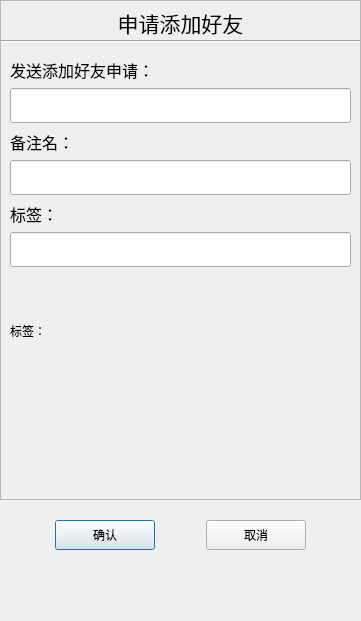
<?xml version="1.0" encoding="UTF-8"?>
<ui version="4.0">
 <class>ApplyFriend</class>
 <widget class="QDialog" name="ApplyFriend">
  <property name="geometry">
   <rect>
    <x>0</x>
    <y>0</y>
    <width>361</width>
    <height>621</height>
   </rect>
  </property>
  <property name="minimumSize">
   <size>
    <width>361</width>
    <height>621</height>
   </size>
  </property>
  <property name="maximumSize">
   <size>
    <width>361</width>
    <height>621</height>
   </size>
  </property>
  <property name="windowTitle">
   <string>Dialog</string>
  </property>
  <layout class="QVBoxLayout" name="verticalLayout">
   <property name="spacing">
    <number>0</number>
   </property>
   <property name="leftMargin">
    <number>0</number>
   </property>
   <property name="topMargin">
    <number>0</number>
   </property>
   <property name="rightMargin">
    <number>0</number>
   </property>
   <property name="bottomMargin">
    <number>0</number>
   </property>
   <item>
    <widget class="ElaScrollArea" name="scrollArea">
     <property name="minimumSize">
      <size>
       <width>0</width>
       <height>500</height>
      </size>
     </property>
     <property name="widgetResizable">
      <bool>true</bool>
     </property>
     <widget class="QWidget" name="scrollcontent">
      <property name="geometry">
       <rect>
        <x>0</x>
        <y>0</y>
        <width>359</width>
        <height>498</height>
       </rect>
      </property>
      <layout class="QVBoxLayout" name="verticalLayout_2">
       <property name="spacing">
        <number>5</number>
       </property>
       <property name="leftMargin">
        <number>0</number>
       </property>
       <property name="rightMargin">
        <number>0</number>
       </property>
       <item>
        <widget class="ElaText" name="apply_lb">
         <property name="minimumSize">
          <size>
           <width>0</width>
           <height>25</height>
          </size>
         </property>
         <property name="maximumSize">
          <size>
           <width>16777215</width>
           <height>25</height>
          </size>
         </property>
         <property name="font">
          <font>
           <pointsize>16</pointsize>
          </font>
         </property>
         <property name="text">
          <string>申请添加好友</string>
         </property>
         <property name="alignment">
          <set>Qt::AlignmentFlag::AlignCenter</set>
         </property>
        </widget>
       </item>
       <item>
        <widget class="Line" name="line">
         <property name="orientation">
          <enum>Qt::Orientation::Horizontal</enum>
         </property>
        </widget>
       </item>
       <item>
        <widget class="QWidget" name="widget" native="true">
         <layout class="QVBoxLayout" name="verticalLayout_3">
          <item>
           <widget class="ElaText" name="apply_lb_2">
            <property name="minimumSize">
             <size>
              <width>0</width>
              <height>25</height>
             </size>
            </property>
            <property name="maximumSize">
             <size>
              <width>16777215</width>
              <height>25</height>
             </size>
            </property>
            <property name="font">
             <font>
              <pointsize>12</pointsize>
             </font>
            </property>
            <property name="text">
             <string>发送添加好友申请：</string>
            </property>
            <property name="alignment">
             <set>Qt::AlignmentFlag::AlignLeading|Qt::AlignmentFlag::AlignLeft|Qt::AlignmentFlag::AlignVCenter</set>
            </property>
           </widget>
          </item>
          <item>
           <widget class="ElaLineEdit" name="name_ed">
            <property name="minimumSize">
             <size>
              <width>0</width>
              <height>35</height>
             </size>
            </property>
           </widget>
          </item>
          <item>
           <widget class="ElaText" name="apply_lb_3">
            <property name="minimumSize">
             <size>
              <width>0</width>
              <height>25</height>
             </size>
            </property>
            <property name="maximumSize">
             <size>
              <width>16777215</width>
              <height>25</height>
             </size>
            </property>
            <property name="font">
             <font>
              <pointsize>12</pointsize>
             </font>
            </property>
            <property name="text">
             <string>备注名：</string>
            </property>
            <property name="alignment">
             <set>Qt::AlignmentFlag::AlignLeading|Qt::AlignmentFlag::AlignLeft|Qt::AlignmentFlag::AlignVCenter</set>
            </property>
           </widget>
          </item>
          <item>
           <widget class="ElaLineEdit" name="back_ed">
            <property name="minimumSize">
             <size>
              <width>0</width>
              <height>35</height>
             </size>
            </property>
           </widget>
          </item>
          <item>
           <widget class="ElaText" name="apply_lb_4">
            <property name="minimumSize">
             <size>
              <width>0</width>
              <height>25</height>
             </size>
            </property>
            <property name="maximumSize">
             <size>
              <width>16777215</width>
              <height>25</height>
             </size>
            </property>
            <property name="font">
             <font>
              <pointsize>12</pointsize>
             </font>
            </property>
            <property name="text">
             <string>标签：</string>
            </property>
            <property name="alignment">
             <set>Qt::AlignmentFlag::AlignLeading|Qt::AlignmentFlag::AlignLeft|Qt::AlignmentFlag::AlignVCenter</set>
            </property>
           </widget>
          </item>
          <item>
           <widget class="ElaLineEdit" name="lb_ed">
            <property name="minimumSize">
             <size>
              <width>0</width>
              <height>35</height>
             </size>
            </property>
            <property name="maximumSize">
             <size>
              <width>16777215</width>
              <height>16777215</height>
             </size>
            </property>
           </widget>
          </item>
          <item>
           <widget class="QWidget" name="lg_grop_wid" native="true">
            <property name="minimumSize">
             <size>
              <width>0</width>
              <height>50</height>
             </size>
            </property>
            <layout class="QVBoxLayout" name="verticalLayout_4">
             <property name="spacing">
              <number>0</number>
             </property>
             <property name="leftMargin">
              <number>0</number>
             </property>
             <property name="topMargin">
              <number>0</number>
             </property>
             <property name="rightMargin">
              <number>0</number>
             </property>
             <property name="bottomMargin">
              <number>0</number>
             </property>
             <item>
              <widget class="QWidget" name="gridWidget" native="true">
               <property name="minimumSize">
                <size>
                 <width>0</width>
                 <height>40</height>
                </size>
               </property>
               <property name="maximumSize">
                <size>
                 <width>16777215</width>
                 <height>40</height>
                </size>
               </property>
              </widget>
             </item>
             <item>
              <widget class="QWidget" name="input_tip_wid" native="true">
               <property name="minimumSize">
                <size>
                 <width>0</width>
                 <height>35</height>
                </size>
               </property>
               <property name="maximumSize">
                <size>
                 <width>16777215</width>
                 <height>35</height>
                </size>
               </property>
               <layout class="QVBoxLayout" name="verticalLayout_5">
                <property name="spacing">
                 <number>0</number>
                </property>
                <property name="leftMargin">
                 <number>0</number>
                </property>
                <property name="topMargin">
                 <number>0</number>
                </property>
                <property name="rightMargin">
                 <number>0</number>
                </property>
                <property name="bottomMargin">
                 <number>0</number>
                </property>
                <item>
                 <widget class="ClickedOnceLabel" name="tip_lb">
                  <property name="minimumSize">
                   <size>
                    <width>0</width>
                    <height>25</height>
                   </size>
                  </property>
                  <property name="maximumSize">
                   <size>
                    <width>16777215</width>
                    <height>25</height>
                   </size>
                  </property>
                  <property name="text">
                   <string>标签：</string>
                  </property>
                  <property name="alignment">
                   <set>Qt::AlignmentFlag::AlignLeading|Qt::AlignmentFlag::AlignLeft|Qt::AlignmentFlag::AlignVCenter</set>
                  </property>
                 </widget>
                </item>
               </layout>
              </widget>
             </item>
             <item>
              <widget class="QWidget" name="widget_2" native="true">
               <property name="minimumSize">
                <size>
                 <width>0</width>
                 <height>60</height>
                </size>
               </property>
               <layout class="QHBoxLayout" name="horizontalLayout_2">
                <property name="spacing">
                 <number>7</number>
                </property>
                <property name="leftMargin">
                 <number>0</number>
                </property>
                <property name="topMargin">
                 <number>0</number>
                </property>
                <property name="rightMargin">
                 <number>0</number>
                </property>
                <property name="bottomMargin">
                 <number>0</number>
                </property>
                <item>
                 <widget class="QWidget" name="lb_list" native="true">
                  <property name="minimumSize">
                   <size>
                    <width>287</width>
                    <height>50</height>
                   </size>
                  </property>
                  <property name="maximumSize">
                   <size>
                    <width>287</width>
                    <height>16777215</height>
                   </size>
                  </property>
                 </widget>
                </item>
                <item>
                 <widget class="QWidget" name="more_lb_wd" native="true">
                  <property name="minimumSize">
                   <size>
                    <width>30</width>
                    <height>0</height>
                   </size>
                  </property>
                  <property name="maximumSize">
                   <size>
                    <width>30</width>
                    <height>16777215</height>
                   </size>
                  </property>
                  <layout class="QVBoxLayout" name="verticalLayout_6">
                   <property name="spacing">
                    <number>0</number>
                   </property>
                   <property name="leftMargin">
                    <number>0</number>
                   </property>
                   <property name="topMargin">
                    <number>0</number>
                   </property>
                   <property name="rightMargin">
                    <number>0</number>
                   </property>
                   <property name="bottomMargin">
                    <number>0</number>
                   </property>
                   <item>
                    <spacer name="verticalSpacer_3">
                     <property name="orientation">
                      <enum>Qt::Orientation::Vertical</enum>
                     </property>
                     <property name="sizeHint" stdset="0">
                      <size>
                       <width>20</width>
                       <height>40</height>
                      </size>
                     </property>
                    </spacer>
                   </item>
                   <item>
                    <widget class="ClickedOnceLabel" name="more_lb">
                     <property name="minimumSize">
                      <size>
                       <width>25</width>
                       <height>25</height>
                      </size>
                     </property>
                     <property name="maximumSize">
                      <size>
                       <width>25</width>
                       <height>25</height>
                      </size>
                     </property>
                     <property name="sizeIncrement">
                      <size>
                       <width>25</width>
                       <height>25</height>
                      </size>
                     </property>
                     <property name="text">
                      <string/>
                     </property>
                    </widget>
                   </item>
                   <item>
                    <spacer name="verticalSpacer_4">
                     <property name="orientation">
                      <enum>Qt::Orientation::Vertical</enum>
                     </property>
                     <property name="sizeHint" stdset="0">
                      <size>
                       <width>20</width>
                       <height>40</height>
                      </size>
                     </property>
                    </spacer>
                   </item>
                  </layout>
                 </widget>
                </item>
               </layout>
              </widget>
             </item>
            </layout>
           </widget>
          </item>
         </layout>
        </widget>
       </item>
      </layout>
     </widget>
    </widget>
   </item>
   <item>
    <spacer name="verticalSpacer">
     <property name="orientation">
      <enum>Qt::Orientation::Vertical</enum>
     </property>
     <property name="sizeType">
      <enum>QSizePolicy::Policy::Fixed</enum>
     </property>
     <property name="sizeHint" stdset="0">
      <size>
       <width>20</width>
       <height>10</height>
      </size>
     </property>
    </spacer>
   </item>
   <item>
    <widget class="QWidget" name="apply_sure_wid" native="true">
     <property name="minimumSize">
      <size>
       <width>0</width>
       <height>50</height>
      </size>
     </property>
     <layout class="QHBoxLayout" name="horizontalLayout">
      <item>
       <spacer name="horizontalSpacer">
        <property name="orientation">
         <enum>Qt::Orientation::Horizontal</enum>
        </property>
        <property name="sizeHint" stdset="0">
         <size>
          <width>41</width>
          <height>20</height>
         </size>
        </property>
       </spacer>
      </item>
      <item>
       <widget class="ClikedBtn" name="sure_btn">
        <property name="minimumSize">
         <size>
          <width>100</width>
          <height>30</height>
         </size>
        </property>
        <property name="text">
         <string>确认</string>
        </property>
       </widget>
      </item>
      <item>
       <spacer name="horizontalSpacer_2">
        <property name="orientation">
         <enum>Qt::Orientation::Horizontal</enum>
        </property>
        <property name="sizeHint" stdset="0">
         <size>
          <width>42</width>
          <height>20</height>
         </size>
        </property>
       </spacer>
      </item>
      <item>
       <widget class="ClikedBtn" name="cancel_btn">
        <property name="minimumSize">
         <size>
          <width>100</width>
          <height>30</height>
         </size>
        </property>
        <property name="text">
         <string>取消</string>
        </property>
       </widget>
      </item>
      <item>
       <spacer name="horizontalSpacer_3">
        <property name="orientation">
         <enum>Qt::Orientation::Horizontal</enum>
        </property>
        <property name="sizeHint" stdset="0">
         <size>
          <width>41</width>
          <height>20</height>
         </size>
        </property>
       </spacer>
      </item>
     </layout>
    </widget>
   </item>
   <item>
    <spacer name="verticalSpacer_2">
     <property name="orientation">
      <enum>Qt::Orientation::Vertical</enum>
     </property>
     <property name="sizeHint" stdset="0">
      <size>
       <width>20</width>
       <height>40</height>
      </size>
     </property>
    </spacer>
   </item>
  </layout>
 </widget>
 <customwidgets>
  <customwidget>
   <class>ElaLineEdit</class>
   <extends>QLineEdit</extends>
   <header>ElaLineEdit.h</header>
  </customwidget>
  <customwidget>
   <class>ElaText</class>
   <extends>QLabel</extends>
   <header location="global">ElaText.h</header>
  </customwidget>
  <customwidget>
   <class>ClikedBtn</class>
   <extends>QPushButton</extends>
   <header location="global">Chat/Chat_Comp/clikedbtn.h</header>
  </customwidget>
  <customwidget>
   <class>ClickedOnceLabel</class>
   <extends>QLabel</extends>
   <header location="global">Chat/Chat_Comp/ClickedOnceLabel.h</header>
  </customwidget>
  <customwidget>
   <class>ElaScrollArea</class>
   <extends>QScrollArea</extends>
   <header location="global">ElaScrollArea.h</header>
   <container>1</container>
  </customwidget>
 </customwidgets>
 <resources/>
 <connections/>
</ui>
